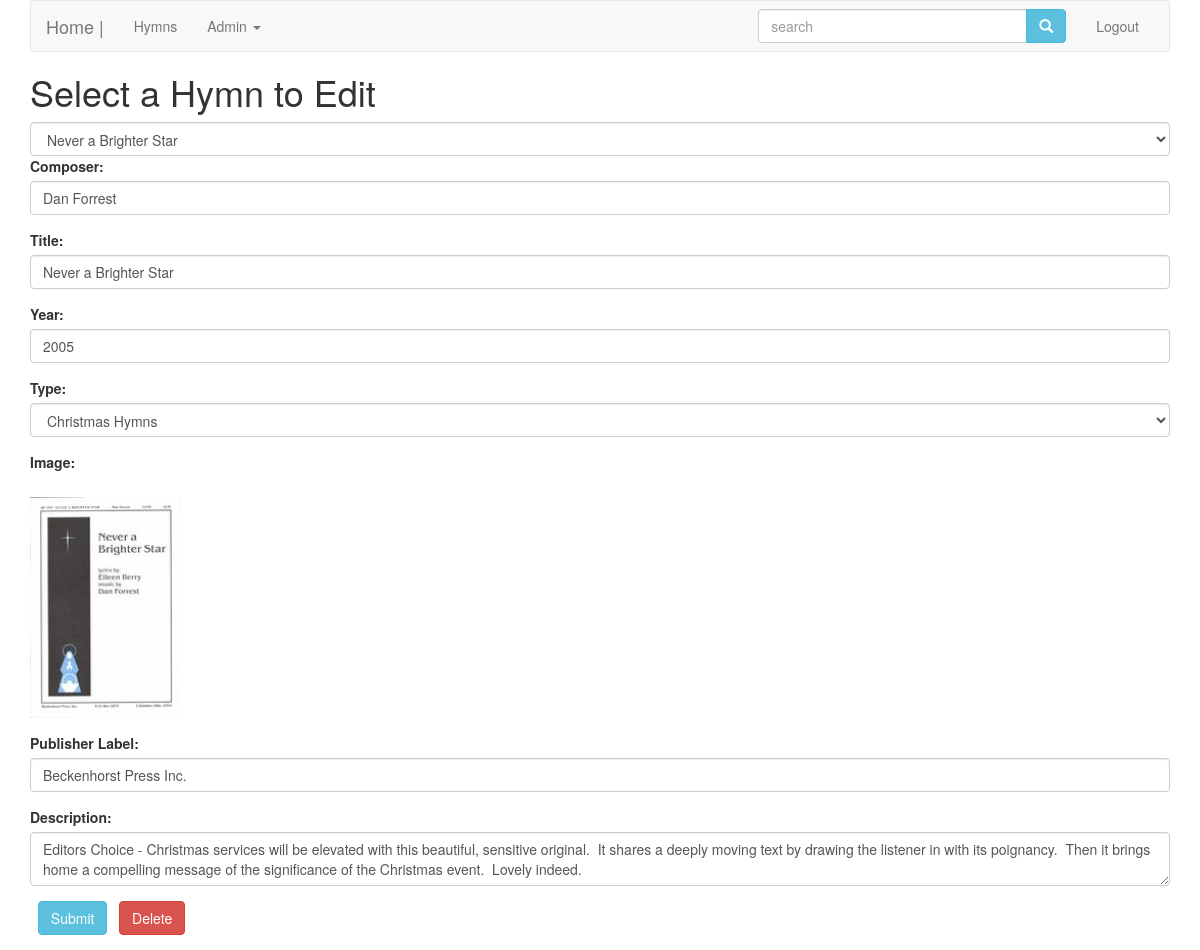
Screenshot of /admin/edit.php?hymn_id=5 (signed in) with the database file from the repository.
### tables this page shows
CREATE TABLE `churchhymns` (
  `composer` varchar(100) NOT NULL,
  `title` varchar(100) NOT NULL,
  `year` int(255) NOT NULL,
  `type` varchar(100) NOT NULL,
  `filename` varchar(255) NOT NULL,
  `label` varchar(100) NOT NULL,
  `description` longtext,
  `soundclip` varchar(40) DEFAULT NULL,
  `hymn_id` int(11) NOT NULL
);

### admin/edit.php (the view, shortened to what this page needs)
<?php
include ("../includes/header.php");
if(!isset($_SESSION['estdrftu5sdf6hoetdry2'])){
	header("Location:login.php?return=edit");
}else{
	$hymnID = $_GET['hymn_id'];
}
	$result2 = mysqli_query($con, "SELECT * from churchhymns WHERE hymn_id = '$hymnID'") or die(mysqli_error($con));
	while ($row = mysqli_fetch_array($result2)){
		$composer = $row['composer'];
		$title = $row['title'];
		$year = $row['year'];
		$type = $row['type'];
		$label = $row['label'];
		$description = $row['description'];
	}
?>
<div class="insert">
	<div id="title">
		<h1>Select a Hymn to Edit</h1>
	</div>
	<form id="myform" name="myform" method="post" action="<?php echo htmlspecialchars($_SERVER['REQUEST_URI']); ?>">
		<select name="entryselect" class="form-control" id="entryselect" onchange="go()" >
			<?php
				$result = mysqli_query($con, "SELECT * from churchhymns") or die(mysqli_error($con));
			while ($row = mysqli_fetch_array($result)){
				$titlelink = $row['title'];
				$hymn_idlink = $row['hymn_id'];
				if($hymn_idlink == $hymnID){
					echo "<option selected=\"selected\" value=\"edit.php?hymn_id=$hymn_idlink\">$titlelink</option>";
				}else{
					echo "<option value=\"edit.php?hymn_id=$hymn_idlink\">$titlelink</option>";
				}
			}
			?>
		</select>
</div>
<div class="insert">
	<form id="myform" name="myform" method="post" enctype="multipart/form-data" action="<?php echo htmlspecialchars($_SERVER['REQUEST_URI']); ?>">
		<div class="form-group">
			<label for="composer">Composer:</label>
			<input type="text" name="composer" class="form-control" value="<?php echo $composer; ?>">
		</div>
		<div class="form-group">
			<label for="title">Title:</label>
			<input type="text" name="title" class="form-control" value="<?php echo $title; ?>">
		</div>
		<div class="form-group">
			<label for="year">Year:</label>
			<input type="text" name="year" class="form-control" value="<?php echo $year; ?>">
		</div>
		<div class="form-group">
			<label for="type">Type:</label>
			<select name="type" id="type" class="form-control" value="<?php echo $type; ?>">
				<option <?php if($type == "Christmas Hymns") echo "selected" ?>>Christmas Hymns</option>
			</select>
		</div>
		<div class="form-group">
			<label for="filename">Image:</label> <br><br>
			<?php
				$result = mysqli_query($con, "SELECT * from churchhymns where hymn_id = '$hymnID'") or die(mysqli_error($con));
			while ($row = mysqli_fetch_array($result)){
				$filename = $row['filename'];
					echo "<img src=\"../thumbs/$filename\">";
			}
			?>
		</div>
		<div class="form-group">
			<label for="label">Publisher Label:</label>
			<input type="text" name="label" class="form-control" value="<?php echo $label; ?>">
		</div>
		<div class="form-group">
			<label for="description">Description:</label>
			<textarea name="description" class="form-control"><?php echo $description; ?></textarea>
		</div>
		<div class="form-group">
			<label for="submit">&nbsp;</label>
			<input type="submit" name="submit" class="btn btn-info" value="Submit">
			<label for="submit">&nbsp;</label>
			<input onclick="return ConfirmDelete();" type="submit" name="delete" class="btn btn-danger" value="Delete" >
		</div>
	</form>
</div>
<?php
include ("../includes/footer.php");
?>

### rows the page displays
churchhymns: composer "Dan Forrest", title "Never a Brighter Star", year "2005", type "Christmas Hymns", filename (picture), label "Beckenhorst Press Inc.", description "Editors Choice - Christmas services will be elevated with this beautiful, sensitive original. It shares a deeply moving text by drawing the listener in with its poignancy. Then it brings home a compelling message of the significance of the Christmas event. Lovely indeed."

### other values shown
form field entryselect "Never a Brighter Star"
